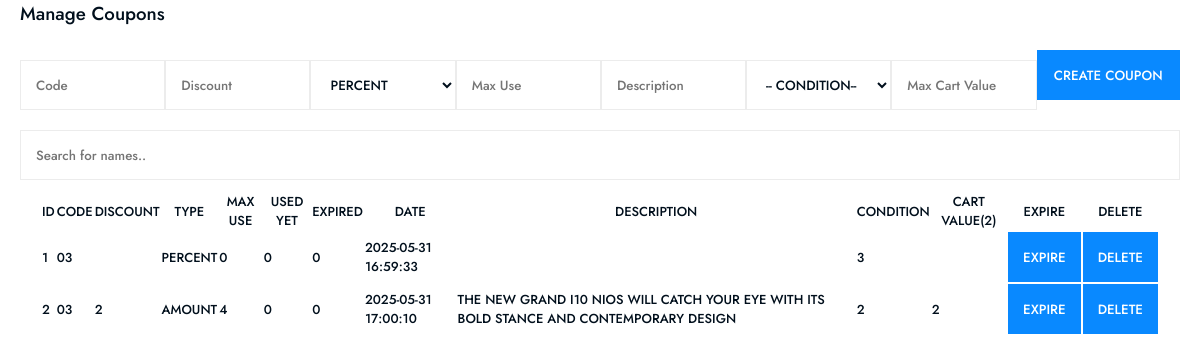
Screenshot of /coup.php with the database file from the repository.
### tables this page shows
CREATE TABLE `coupon` (
  `id` int(11) NOT NULL,
  `code` varchar(200) DEFAULT NULL,
  `discount` varchar(200) DEFAULT NULL,
  `type` varchar(200) DEFAULT NULL,
  `max_use` int(11) DEFAULT NULL,
  `used_yet` int(11) DEFAULT 0,
  `expired` varchar(200) DEFAULT '0',
  `date` timestamp NULL DEFAULT current_timestamp() ON UPDATE current_timestamp(),
  `des` text DEFAULT NULL,
  `cond` varchar(200) DEFAULT NULL,
  `max_cart` varchar(200) DEFAULT NULL
);

### coup.php (the view, shortened to what this page needs)
<?php require "../config.php";?>
<!DOCTYPE html>
<html>
   <head>
      <?php require "inc/head.php";?>
   </head>
   <body>
      <div class="flex_">
         <div class="right">
          <div class="padding">
              <h3 class="page-title">Manage Coupons</h3>
<br>
 <form class="coup flex_" method="post">
    <input type="text" name="code" class="form-control" placeholder="Code">
    <input type="number"  name="discount" class="form-control" placeholder="Discount" >
    <select  name="type_" class="form-control">
      <option value="PERCENT">PERCENT</option>
    </select>
    <input type="number"  name="maxUse" class="form-control" placeholder="Max Use">
    <input  name="description" class="form-control" placeholder="Description">
 <select  class="form-control" name="cond">
    <option value="3">-- CONDITION--</option>
    </select>
    <input type="number"  name="maxCart" class="form-control" placeholder="Max Cart Value" >
    <button type="submit" class="btn btn-success">Create Coupon</button>
  </form>
<input type="text" id="myInput" onkeyup="myFunction()" placeholder="Search for names.." class="form-control">
<table class="table table-striped padding" id="tab">
    <thead>
        <tr>
            <th>ID</th>
            <th>Code</th>
            <th>Discount</th>
            <th>Type</th>
            <th>Max Use</th>
            <th>Used Yet</th>
            <th>Expired</th>
            <th>Date</th>
            <th>Description</th>
            <th>Condition</th>
            <th>Cart Value(2)</th>
            <th>Expire</th>
             <th>Delete</th>
        </tr>
    </thead>
    <tbody>
        <?php
        $sql = "SELECT * FROM coupon";
        $result = $conn->query($sql);
        if ($result->num_rows > 0) {
            while ($row = $result->fetch_assoc()) {
                $id = $row['id'];
                $email = $row['code'];
                $name = $row['discount'];
                $lname = $row['type'];
                $company = $row['max_use'];
                $phone = $row['used_yet'];
                $state = $row['expired'];
                $city = $row['date'];
                $address1 = $row['des'];
                $address2 = $row['cond'];
                $pincode = $row['max_cart'];
                echo "
                    <tr>
                        <td>" . $id . "</td>
                        <td>" . $email . "</td>
                        <td>" . $name . "</td>
                        <td>" . $lname . "</td>
                        <td>" . $company . "</td>
                        <td>" . $phone . "</td>
                        <td>" . $state . "</td>
                        <td>" . $city . "</td>
                        <td>" . $address1 . "</td>
                        <td>" . $address2 . "</td>
                        <td>" . $pincode . "</td>
                        <td><button class='btn btn-warning expire_coupon' title='".$id."'>Expire</button></td>
                        <th><button class='btn btn-danger delete_coupon' title='".$id."'>Delete</button></th>
                    </tr>
                ";
            }
        } else {
            echo "<tr><td colspan='13'>0 results</td></tr>";
        }
        ?>
    </tbody>
</table>
            </div>
         </div>
      </div>
   </body>
</html>

### assets/css/style.css (style rules this page uses)
:root { --p: #0989ff; --pl: #0989ff0a; --h: #0870d0; --l: #999; --s: #d5d8db; --s: #ececec; --green: #43a047; --red: #c62828; --yellow: #ffa000; --bold: 500; --normal: 500; --f1: 'Fira Sans'; --f2: 'Fira Sans'; --f1: 'Jost'; --f2: 'Jost'; }
* { margin: 0; padding: 0; box-sizing: border-box; color: #010f1c; font-family: var(--f1); font-weight: var(--normal); }
html { scroll-behavior: smooth; }
body { background-color: #fafcff; background-color: #f8f8f8; background-color: #fff; }
h1, h2, h3, h4, h5, h6 { color: #010f1c !important; font-family: var(--f2); font-weight: var(--bold); ; }
.flex_ { display: flex; }
input, select, textarea { height: 50px; padding: 0 15px; width: 100%; border: 0; background: #fff; outline: 0; transition: .1s ease-in; border-radius: 0px; border: 1px solid var(--s); margin-top: 10px; margin-bottom: 10px; }
button { text-transform: uppercase; width: 100%; height: 50px; padding: 0 15px; border: 0; outline: 0; cursor: pointer; background: var(--p); color: #fff; font-weight: var(--bold); ; transition: .3s ease; border-radius: 0px; position: relative; overflow: hidden; }
.my_login_relative>.left, .right { flex: 1; width: 100%; justify-content: center; }
.padding { padding: 0 20px; }
.p-specs table th,td,tr { font-size: 13px; text-transform: uppercase; }

### rows the page displays
coupon: id "1", code "03", type "PERCENT", max_use "0", used_yet "0", expired "0", date "2025-05-31 16:59:33", cond "3"
coupon: id "2", code "03", discount "2", type "AMOUNT", max_use "4", used_yet "0", expired "0", date "2025-05-31 17:00:10", des "THE NEW GRAND I10 NIOS WILL CATCH YOUR EYE WITH ITS BOLD STANCE AND CONTEMPORARY DESIGN", cond "2", max_cart "2"
